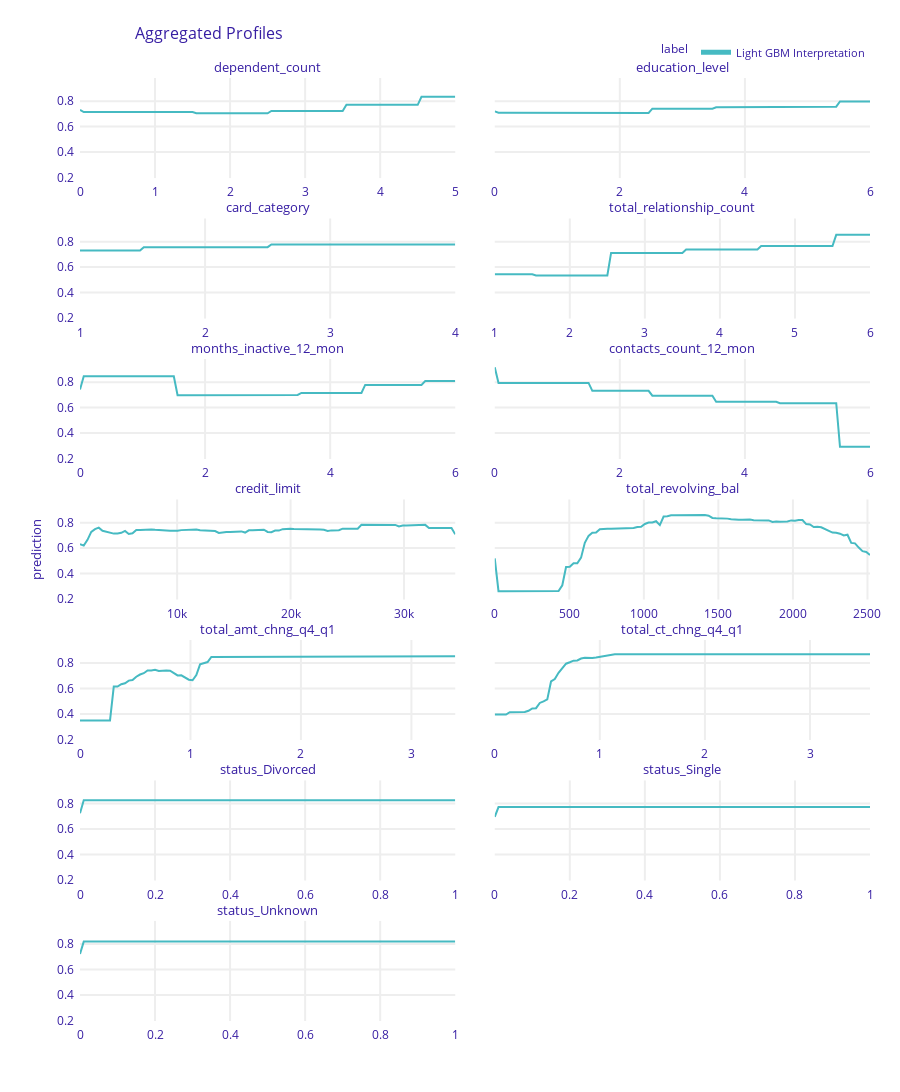

Notebook cell for this chart:
### Markdown cell above
### Partial Dependent Plot

### Code cell
# create partial dependence plot of Light GBM model
churn_lgbm_exp.model_profile().plot()
